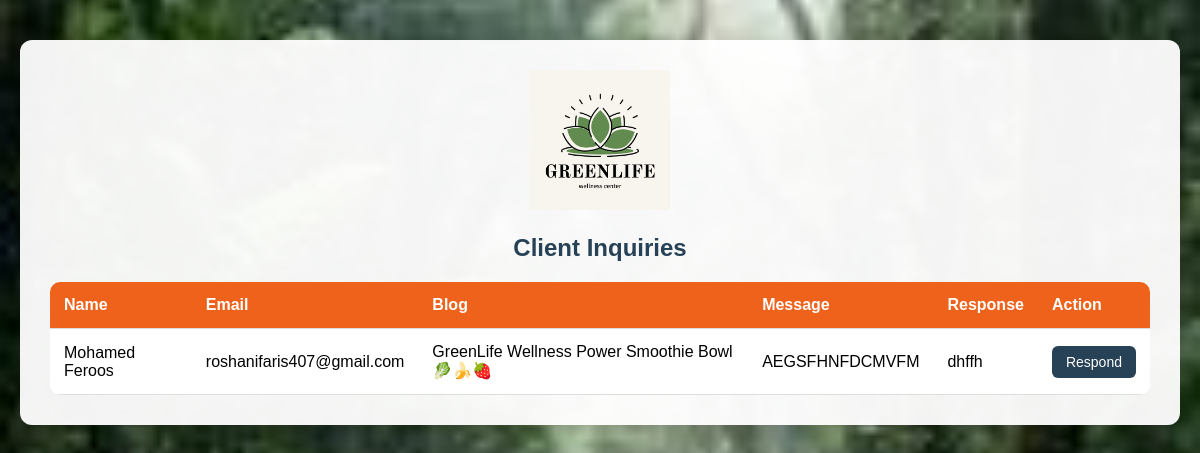
Page /Pages/manage_inquiries.php on the committed database.
### tables this page shows
CREATE TABLE IF NOT EXISTS `inquiries` (
  `id` int NOT NULL AUTO_INCREMENT,
  `client_name` varchar(100) NOT NULL,
  `client_email` varchar(100) NOT NULL,
  `blog_id` int DEFAULT NULL,
  `message` text NOT NULL,
  `response` text,
  `status` enum('Pending','Responded') DEFAULT 'Pending',
  `created_at` timestamp NULL DEFAULT CURRENT_TIMESTAMP,
  PRIMARY KEY (`id`)
);

CREATE TABLE IF NOT EXISTS `blogs` (
  `id` int NOT NULL AUTO_INCREMENT,
  `category` varchar(255) DEFAULT NULL,
  `title` varchar(255) DEFAULT NULL,
  `content` mediumtext,
  `created_at` datetime DEFAULT CURRENT_TIMESTAMP,
  `image` varchar(255) DEFAULT NULL,
  PRIMARY KEY (`id`)
);

### Pages/manage_inquiries.php (the view, shortened to what this page needs)
<?php
include 'DBconnect.php';
$result = mysqli_query($conn, "SELECT inquiries.*, blogs.title AS blog_title
                               FROM inquiries
                               LEFT JOIN blogs ON inquiries.blog_id = blogs.id
                               ORDER BY inquiries.created_at DESC");
?>
<!DOCTYPE html>
<html lang="en">
<head>
</head>
<body>
    <div class="container">
        <div class="logo">
            <img src="../Images/logo.png" alt="Logo">
        </div>
        <h2>Client Inquiries</h2>
        <table>
            <tr>
                <th>Name</th>
                <th>Email</th>
                <th>Blog</th>
                <th>Message</th>
                <th>Response</th>
                <th>Action</th>
            </tr>
            <?php while($row = mysqli_fetch_assoc($result)) { ?>
            <tr>
                <td><?= htmlspecialchars($row['client_name']) ?></td>
                <td><?= htmlspecialchars($row['client_email']) ?></td>
                <td><?= htmlspecialchars($row['blog_title'] ?? 'N/A') ?></td>
                <td><?= nl2br(htmlspecialchars($row['message'])) ?></td>
                <td><?= $row['response'] ? htmlspecialchars($row['response']) : "<i>Not yet responded</i>" ?></td>
                <td>
                    <a href="respond_inquiry.php?id=<?= $row['id'] ?>" class="respond-btn">Respond</a>
                </td>
            </tr>
            <?php } ?>
        </table>
    </div>
</body>
</html>

### Pages/manage_inquiries.php (style rules this page uses)
body { font-family: Arial, sans-serif; margin:0; padding:0; background: url( "../Images/Back Ground.jpg") no-repeat center center fixed; background-size: cover; }
.container { max-width: 1100px; margin: 40px auto; background: rgba(255,255,255,0.95); padding: 30px; border-radius: 12px; box-shadow: 0 4px 20px rgba(0,0,0,0.2); }
.logo { text-align: center; margin-bottom: 20px; }
.logo img { width: 140px; height: auto; }
h2 { text-align: center; color: #274156; margin-bottom: 20px; }
table { width:100%; border-collapse: collapse; margin-top:20px; background:#fff; border-radius: 10px; overflow: hidden; }
th, td { padding:14px; text-align:left; border-bottom:1px solid #ddd; }
th { background:#ef621b; color:#fff; }
a.respond-btn { display:inline-block; padding:8px 14px; background:#274156; color:#fff; border-radius:6px; text-decoration:none; font-size: 14px; }

### rows in the picture
inquiries: client_name "Mohamed Feroos", client_email "roshanifaris407@gmail.com", blog.title "GreenLife Wellness Power Smoothie Bowl 🥬🍌🍓", message "AEGSFHNFDCMVFM", response "dhffh"
